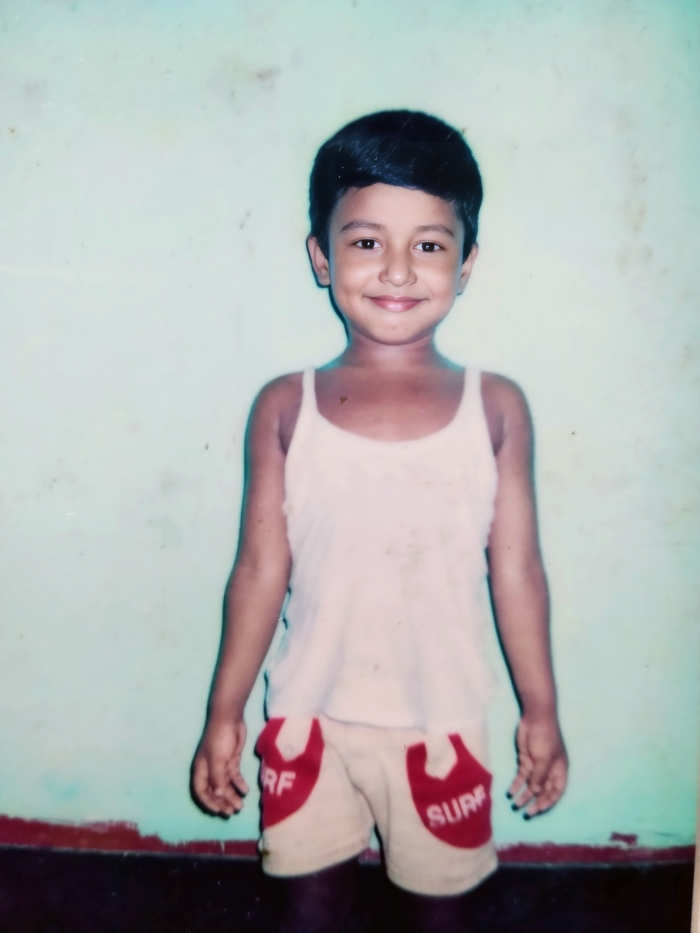
#> input picture images/i.jpg, 700 x 933 px
$ python gray.py
#> lines starting #> are read from the running program, lines starting #| are printed output that depends on the picture
import cv2

image_path = input("Enter the path to the input image: ")
#> the answer given: images/i.jpg

# Read the input image
image = cv2.imread(image_path)
#> image is the input picture: shape (933, 700, 3); mean B, G, R 176, 176.5, 174.5

# Check if the image is successfully loaded
if image is None:
    print("Error: Unable to load the image.")
    exit()

# Convert the image to grayscale
gray_image = cv2.cvtColor(image, cv2.COLOR_BGR2GRAY)
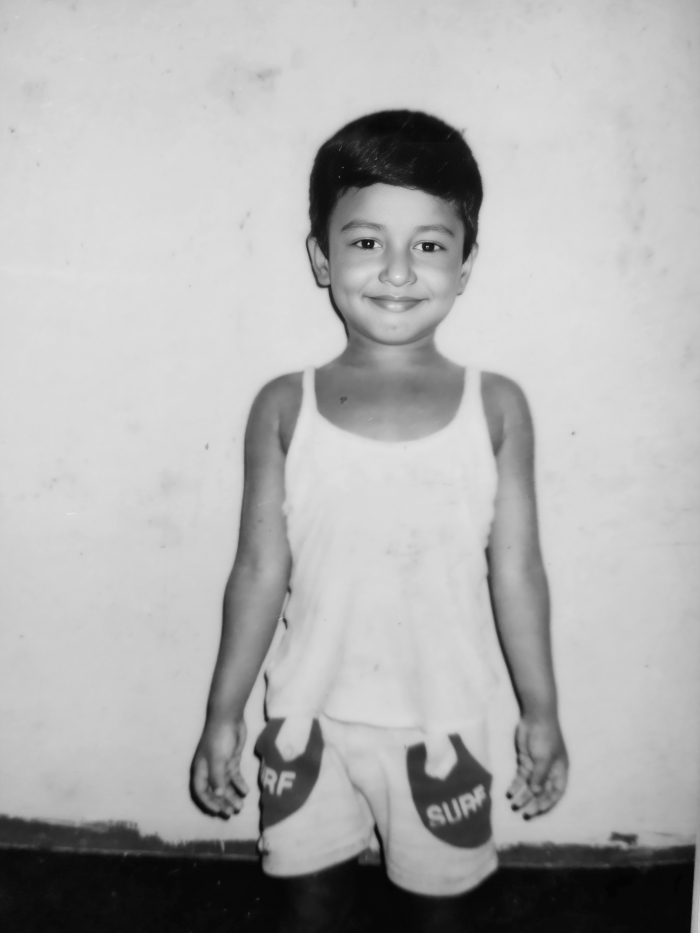
#> gray_image: shape (933, 700); min 3, max 237, mean 175.8

# Display the grayscale values
print("Grayscale values:")
for row in gray_image:
    for pixel in row:
        print(pixel, end=' ')
    print()
#> this loop made 933 passes
#> (printed output is left out)

# Display the grayscale image
cv2.imshow('Grayscale Image', gray_image)
cv2.waitKey(0)
cv2.destroyAllWindows()
